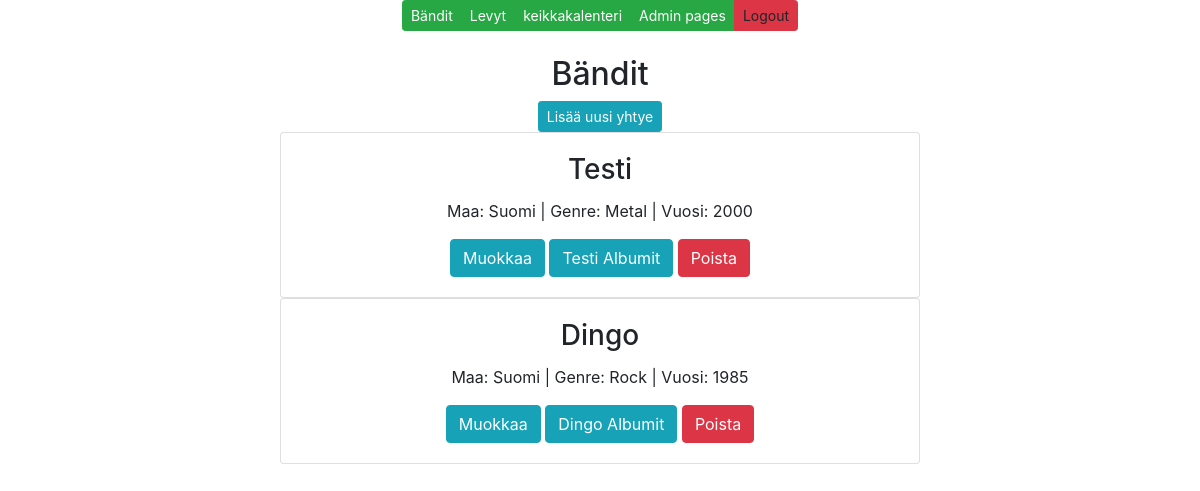
/bands/, run on an earlier commit of the app's database.
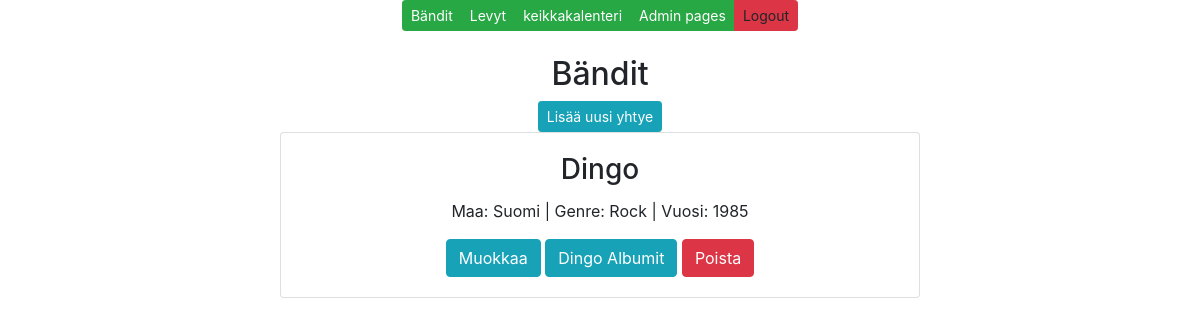
And on a later commit of the database.
### app/models.py (models this page shows, shortened)
class Band(models.Model):
    name = models.CharField(max_length=50, default='Unknown')
    country = models.CharField(max_length=50, default='Unknown')
    genre = models.CharField(max_length=50, default='Unknown')
    year = models.IntegerField()

### app/views.py (the view)
# urls.py: path('bands/', bandlistview),
def bandlistview(request):
    bandlist = Band.objects.all()
    context = {'bands': bandlist}
    return render(request, "bandlist.html", context)

### app/templates/bandlist.html (shortened to what this page needs)
{% extends 'index.html' %}
{% block content %}
<br/>
<br/>
<h2>Bändit</h2>
<button id="add-btn" class="btn btn-info btn-sm" onclick="showaddform()">Lisää uusi yhtye</button>
{% for b in bands %}
<div class="card" style="width: 40rem;">
    <div class="card-body">
        <h3 class="card-title">{{ b.name }}</h3>
        <p class="card-text">Maa: {{b.country}} | Genre: {{b.genre}} | Vuosi: {{b.year}}</p>
        <a href="/edit-band-get/{{b.id}}/" class="btn btn-info">Muokkaa</a>
        <a href="/album-by-band/{{b.id}}/" class="btn btn-info">{{b.name}} Albumit</a>
        <a href="/confirm-delete-band/{{b.id}}/" class="btn btn-danger">Poista</a>
    </div>
</div>
{% endfor %}
{% endblock %}

### app/templates/index.html (shortened to what this page needs)
<!DOCTYPE html>
<html>
<head>
    <link rel="stylesheet" href="https://stackpath.bootstrapcdn.com/bootstrap/4.5.0/css/bootstrap.min.css"
>
    <link rel="stylesheet" href="https://cdnjs.cloudflare.com/ajax/libs/font-awesome/5.11.2/css/all.min.css">
</head>
<body>
    <div class="container">
        <center>
            <div class="btn-group" role="group">
                <a class="btn btn-success btn-sm" href="/bands">Bändit</a>
                <a class="btn btn-success btn-sm" href="/albums">Levyt</a>
                <a class="btn btn-success btn-sm" href="http://meteli.net">keikkakalenteri</a>
                <a class="btn btn-success btn-sm" href="/admin">Admin pages</a>
                <a class="btn btn-danger btn-sm">Logout</a>
            </div>
            {% block content %}{% endblock %}
        </center>
    </div>
</body>
</html>

What changed in the data, as far as the page shows it:
removed Band: name "Testi", country "Suomi", genre "Metal", year "2000"
